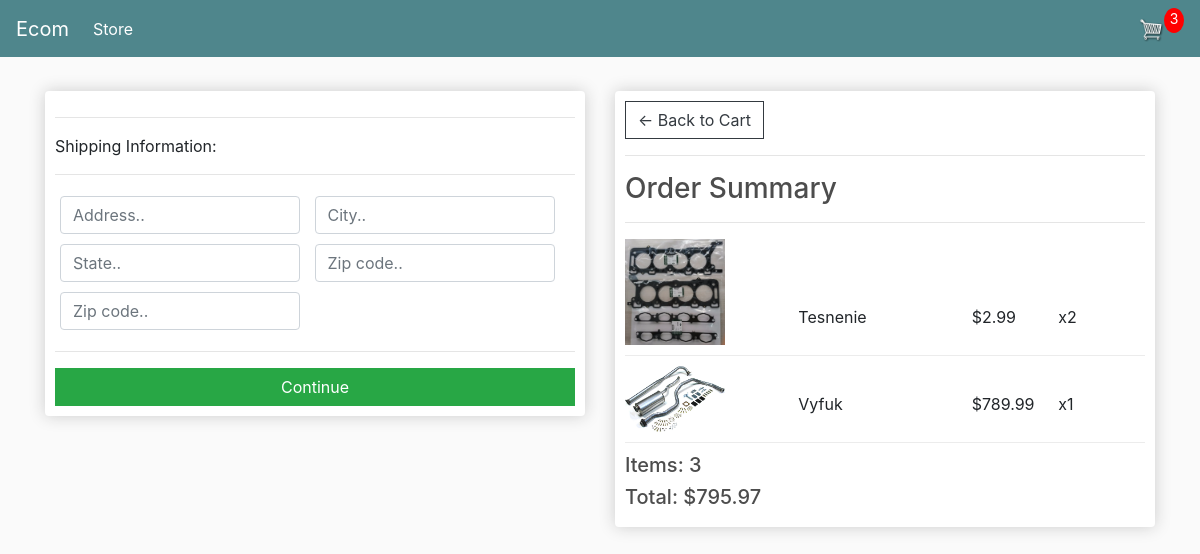
Before: /checkout/ (signed in) with the older database file.
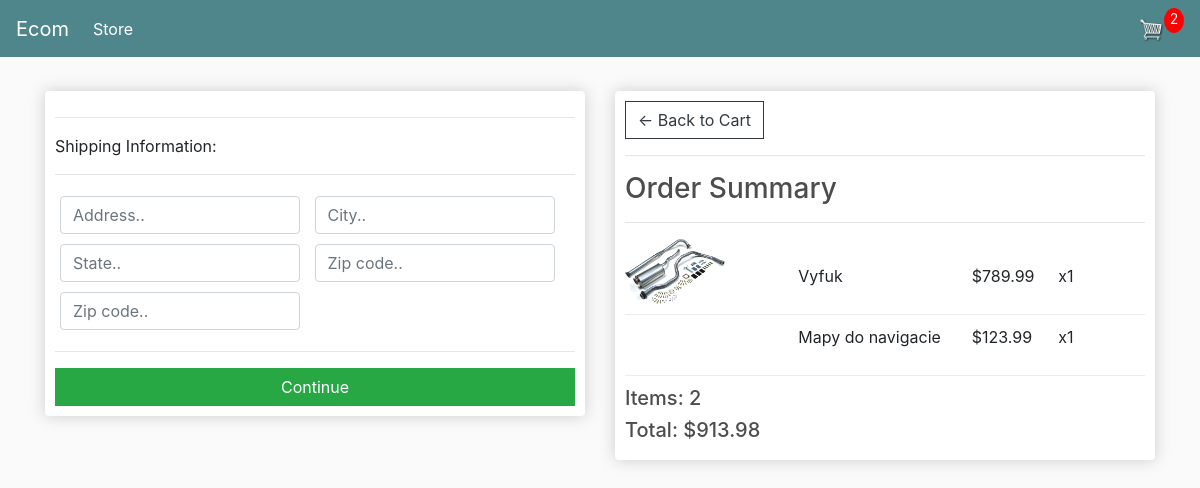
After: the same page with the newer database file.
### store/models.py (models this page shows, shortened)
class OrderItem(models.Model):
    product = models.ForeignKey(Product, on_delete=models.SET_NULL, null=True)
    order = models.ForeignKey(Order, on_delete=models.SET_NULL, null=True)
    quantity = models.IntegerField(default=0, null=True, blank=True)
    date_added = models.DateTimeField(auto_now_add=True)
    @property
    def get_total(self):
        total = self.product.price * self.quantity
        return total

class Product(models.Model):
    name = models.CharField(max_length=200)
    price = models.FloatField()
    digital = models.BooleanField(default=False, null=True, blank=True)
    Description = models.CharField(max_length=200, default="bez popisu")
    image = models.ImageField(null=True, blank=True)
    @property
    def imageURL(self):
        try:
            url = self.image.url
        except:
            url = ''
        return url

class Order(models.Model):
    customer = models.ForeignKey(Customer, on_delete=models.SET_NULL, null=True, blank=True)
    date_ordered = models.DateTimeField(auto_now_add=True)
    complete = models.BooleanField(default=False)
    transaction_id = models.CharField(max_length=100, null=True)
    @property
    def shipping(self):
        shipping = False
        orderitems = self.orderitem_set.all()
        for i in orderitems:
            if i.product.digital == False:
                shipping = True
        return shipping
    @property
    def get_cart_total(self):
        orderitems = self.orderitem_set.all()
        total = sum([item.get_total for item in orderitems])
        return total
    @property
    def get_cart_items(self):
        orderitems = self.orderitem_set.all()
        total = sum([item.quantity for item in orderitems])
        return total

### store/views.py (the view)
# urls.py: path('checkout/', views.checkout, name="checkout"),
def checkout(request):
    data = cartData(request)
    cartItems = data['cartItems']
    order = data['order']
    items = data['items']
    context = {'items': items, 'order': order, 'cartItems': cartItems}
    return render(request, 'store/checkout.html', context)

### store/utils.py (called while the page is built)
def cartData(request):
    if request.user.is_authenticated:
        customer = request.user.customer
        order, created = Order.objects.get_or_create(customer=customer, complete=False)
        items = order.orderitem_set.all()
        cartItems = order.get_cart_items
    else:
        cookieData = cookieCart(request)
        cartItems = cookieData['cartItems']
        order = cookieData['order']
        items = cookieData['items']
    return {'cartItems': cartItems, 'order': order, 'items': items}

### store/templates/store/checkout.html (shortened to what this page needs)
{% extends 'store/main.html' %}
{% load static %}
{% block content %}
     <div class="row">
		<div class="col-lg-6">
			<div class="box-element" id="form-wrapper">
				<form id="form">
					<div id="shipping-info">
						<hr>
						<p>Shipping Information:</p>
						<hr>
						<div class="form-field">
							<input class="form-control" type="text" name="address" placeholder="Address..">
						</div>
						<div class="form-field">
							<input class="form-control" type="text" name="city" placeholder="City..">
						</div>
						<div class="form-field">
							<input class="form-control" type="text" name="state" placeholder="State..">
						</div>
						<div class="form-field">
							<input class="form-control" type="text" name="zipcode" placeholder="Zip code..">
						</div>
						<div class="form-field">
							<input class="form-control" type="text" name="country" placeholder="Zip code..">
						</div>
					</div>
					<hr>
					<input id="form-button" class="btn btn-success btn-block" type="submit" value="Continue">
				</form>
			</div>
			<br>
		</div>
		<div class="col-lg-6">
			<div class="box-element">
				<a  class="btn btn-outline-dark" href="{% url 'cart' %}">&#x2190; Back to Cart</a>
				<hr>
				<h3>Order Summary</h3>
				<hr>
				{% for item in items %}
				<div class="cart-row">
					<div style="flex:2"><img class="row-image" src="{{item.product.imageURL}}"></div>
					<div style="flex:2"><p>{{item.product.name}}</p></div>
					<div style="flex:1"><p>${{item.product.price|floatformat:2}}</p></div>
					<div style="flex:1"><p>x{{item.quantity}}</p></div>
				</div>
				{% endfor %}
				<h5>Items:   {{order.get_cart_items}}</h5>
				<h5>Total:   ${{order.get_cart_total|floatformat:2}}</h5>
			</div>
		</div>
	</div>
{% endblock content %}

Changed rows visible on the page:
removed OrderItem: product.imageURL (picture), product.name "Tesnenie", product.price "2.99", quantity "2"
no longer on this page (row edited): Order: get_cart_items "3", get_cart_total "795.97"
added OrderItem: product.name "Mapy do navigacie", product.price "123.99", quantity "1"
added Order: get_cart_items "2", get_cart_total "913.98"
Other visible differences:
{{ cartItems }}: "3" → "2"
